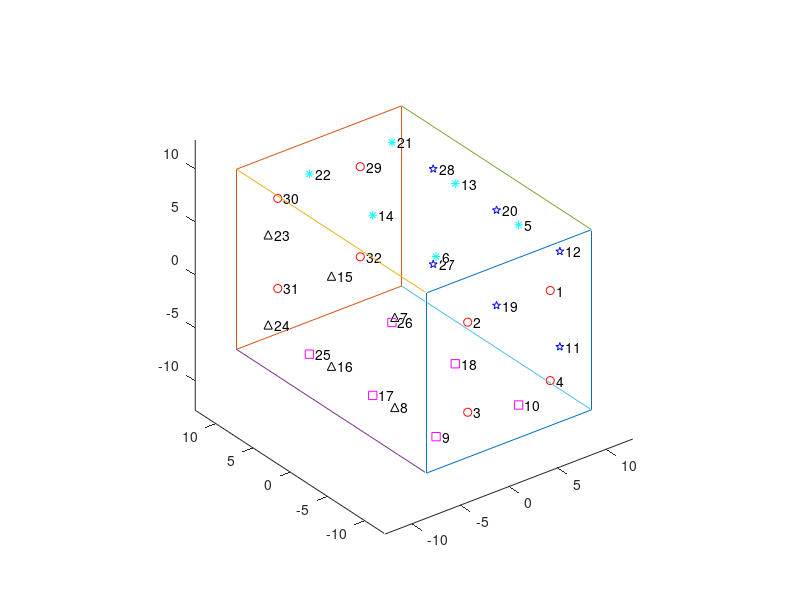

The MATLAB source for this figure:
points=[4.25	-12.75	4.25
-4.25	-12.75	4.25
-4.25	-12.75	-4.25
4.25	-12.75	-4.25
4.25	-8.5	8.5
-4.25	-8.5	8.5
-8.5	-8.5	4.25
-8.5	-8.5	-4.25
-4.25	-8.5	-8.5
4.25	-8.5	-8.5
8.5	-8.5	-4.5
8.5	-8.5	4.5
4.25	0	8.5
-4.25	0	8.5
-8.5	0	4.25
-8.5	0	-4.25
-4.25	0	-8.5
4.25	0	-8.5
8.5	0	-4.5
8.5	0	4.5
4.25	8.5	8.5
-4.25	8.5	8.5
-8.5	8.5	4.25
-8.5	8.5	-4.25
-4.25	8.5	-8.5
4.25	8.5	-8.5
8.5	8.5	-4.5
8.5	8.5	4.5
4.25	12.75	4.25
-4.25	12.75	4.25
-4.25	12.75	-4.25
4.25	12.75	-4.25];

leftend=[-8.5 -12.75 -8.5
    -8.5 -12.75 8.5
    8.5 -12.75 8.5
    8.5 -12.75 -8.5
    -8.5 -12.75 -8.5];

rightend=[-8.5 12.75 -8.5
    -8.5 12.75 8.5
    8.5 12.75 8.5
    8.5 12.75 -8.5
    -8.5 12.75 -8.5];

side1=[-8.5 -12.75 8.5
    -8.5 12.75 8.5];
side2=[-8.5 -12.75 -8.5
    -8.5 12.75 -8.5];
side3=[8.5 -12.75 8.5
    8.5 12.75 8.5];
side4=[8.5 -12.75 -8.5
    8.5 12.75 -8.5];

figure;
for i=1:4
    plot3(points(i,1),points(i,2),points(i,3),'or')
    txt=strcat({'  '},num2str(i));
    text(points(i,1),points(i,2),points(i,3),txt)
    hold on
end
for i=29:32
    plot3(points(i,1),points(i,2),points(i,3),'or')
    txt=strcat({'  '},num2str(i));
    text(points(i,1),points(i,2),points(i,3),txt)
    hold on
end
for i=5:8:21
    plot3(points(i,1),points(i,2),points(i,3),'*c')
    txt=strcat({'  '},num2str(i));
    text(points(i,1),points(i,2),points(i,3),txt)
    hold on
end
for i=6:8:22
    plot3(points(i,1),points(i,2),points(i,3),'*c')
    txt=strcat({'  '},num2str(i));
    text(points(i,1),points(i,2),points(i,3),txt)
    hold on
end
for i=7:8:23
    plot3(points(i,1),points(i,2),points(i,3),'^k')
    txt=strcat({'  '},num2str(i));
    text(points(i,1),points(i,2),points(i,3),txt)
    hold on
end

for i=8:8:24
    plot3(points(i,1),points(i,2),points(i,3),'^k')
    txt=strcat({'  '},num2str(i));
    text(points(i,1),points(i,2),points(i,3),txt)
    hold on
end
for i=9:8:29
    plot3(points(i,1),points(i,2),points(i,3),'sm')
    txt=strcat({'  '},num2str(i));
    text(points(i,1),points(i,2),points(i,3),txt)
    hold on
end
for i=10:8:26
    plot3(points(i,1),points(i,2),points(i,3),'sm')
    txt=strcat({'  '},num2str(i));
    text(points(i,1),points(i,2),points(i,3),txt)
    hold on
end
for i=11:8:27
    plot3(points(i,1),points(i,2),points(i,3),'pb')
    txt=strcat({'  '},num2str(i));
    text(points(i,1),points(i,2),points(i,3),txt)
    hold on
end
for i=12:8:29
    plot3(points(i,1),points(i,2),points(i,3),'pb')
    txt=strcat({'  '},num2str(i));
    text(points(i,1),points(i,2),points(i,3),txt)
    hold on
end


plot3(leftend(:,1),leftend(:,2),leftend(:,3))
plot3(rightend(:,1),rightend(:,2),rightend(:,3))

plot3(side1(:,1),side1(:,2),side1(:,3))
plot3(side2(:,1),side2(:,2),side2(:,3))
plot3(side3(:,1),side3(:,2),side3(:,3))
plot3(side4(:,1),side4(:,2),side4(:,3));
axis('equal')
